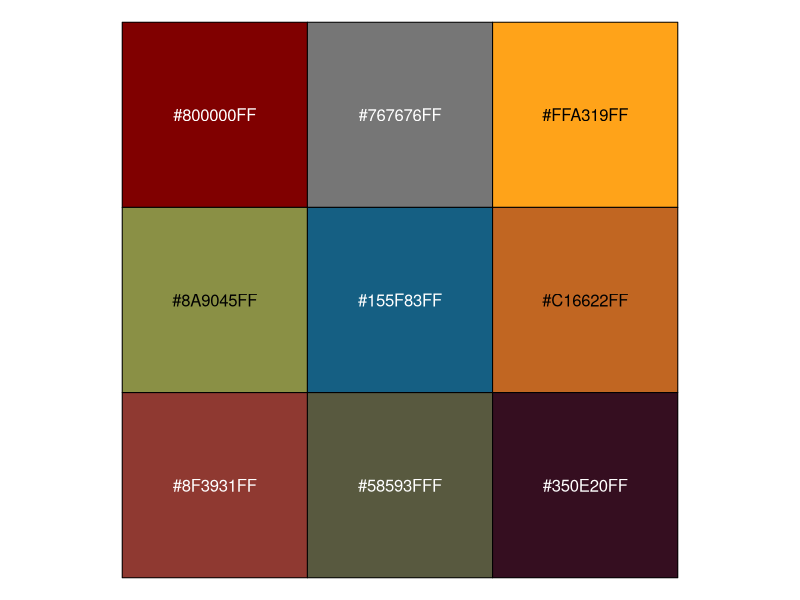

The R script that drew this image:
## ---- chunk 1
library(readxl)
library(scales)
library(ggsci)
library(ggplot2)
library(MASS)
library(emmeans)
library(cowplot)
library(rstatix)
## ---- chunk 2
show_col(pal_uchicago("default")(9))
col_vec <- c(pal_uchicago("default")(9)[1],pal_uchicago("default")(9)[3],pal_uchicago("default")(9)[5],pal_uchicago("default")(9)[2])
## ---- chunk 3
res <- read_excel("./230719_Lactate_Experiment.xlsx")

#take out background
res <- res[-1,]

res$Day <- sapply(strsplit(res$Condtion,"_"),"[",1)
res$Diff <- sapply(strsplit(res$Condtion,"_"),"[",2)
res$Cond <- sapply(strsplit(res$Condtion,"_"),"[",3)
res$repl <- sapply(strsplit(res$Condtion,"_"),"[",4)
colnames(res)[which(colnames(res)=="Mean-Glo")] <- "Val"

res$Cond <- paste0("pLNA-",res$Cond)
res$Cond <- factor(res$Cond, levels = c("pLNA-Ctrl","pLNA-1229"))

res$Day <- gsub("D","Day ",res$Day)
## ---- chunk 4
res <- res[res$Diff != "Glo",]
## ---- chunk 5
res$Diff <- tolower(res$Diff)
res$Diff <- factor(res$Diff,levels = c("m1","m2","m3","m4"))
## ---- chunk 6
res1 <- res[res$Day == "Day 27",]
res2 <- res[res$Day == "Day 36",]
## ---- chunk 7
res1b <- aggregate(res1$Val, res1[,c("Day","Diff","Cond")],mean)
colnames(res1b)[which(colnames(res1b)=="x")] <- "Val"
## ---- chunk 8
res1b <- res1b[order(res1b$Diff),]
res2 <- res2[order(res2$Diff),]
## ---- chunk 9
#Day27
Day27_Ctrl <- res1b[res1b$Cond == "pLNA-Ctrl","Val"]
Day27_1229 <- res1b[res1b$Cond == "pLNA-1229","Val"]

t.test(Day27_Ctrl,Day27_1229, paired = TRUE, alternative = "two.sided")

mod1 <- lm(Val ~ Cond + Diff,res1b)
s1 <- emmeans(mod1, trt.vs.ctrl ~ Cond , ref="pLNA-Ctrl")

s1_df <- as.data.frame(s1$contrasts)
s1_df$group1 <- "pLNA-Ctrl"
s1_df$group2 <- s1_df$contrast
s1_df$group2 <- gsub("\\) - \\(pLNA-Ctrl\\)","",s1_df$group2)
s1_df$group2 <- gsub("\\(", "",s1_df$group2)
s1_df <- add_significance(s1_df,p.col = "p.value")
s1_df$Day <- "Day 27"
## ---- chunk 10
#Day36
Day36_Ctrl <- res2[res2$Cond == "pLNA-Ctrl","Val", drop = TRUE]
Day36_1229 <- res2[res2$Cond == "pLNA-1229","Val", drop = TRUE]

t.test(Day36_Ctrl,Day36_1229, paired = TRUE, alternative = "two.sided")

mod2 <- lm(Val ~ Cond + Diff,res2)
s2 <- emmeans(mod2, trt.vs.ctrl ~ Cond , ref="pLNA-Ctrl")

s2_df <- as.data.frame(s2$contrasts)
s2_df$group1 <- "pLNA-Ctrl"
s2_df$group2 <- s2_df$contrast
s2_df$group2 <- gsub("\\) - \\(pLNA-Ctrl\\)","",s2_df$group2)
s2_df$group2 <- gsub("\\(", "",s2_df$group2)
s2_df <- add_significance(s2_df,p.col = "p.value")
s2_df$Day <- "Day 36"
## ---- chunk 11
st_df <- rbind(s1_df,s2_df)
## ---- chunk 12
res_plot <- rbind(res1b,res2[,c("Day","Diff","Cond","Val")])

y_pos <- c()
for(i in st_df$Day) {
  ll <- max(res_plot[res_plot$Day == i,"Val"])
  y_pos <- c(y_pos,ll)
}

st_df$y_pos <- y_pos*1.075
## ---- chunk 13
p1 <- ggplot(res_plot, aes(x = Cond, y = Val)) +
  geom_bar(stat = "summary", fun = "mean", color = "gray7",
           fill = "white", linewidth = 1, show.legend = FALSE) +
  geom_point(aes(colour = Diff), 
             size = 2, show.legend = TRUE) +
  ylab("Lactate Luminescence") +
  theme_classic()+
  scale_color_manual(values = col_vec) +
  ggsignif::geom_signif(
    data = st_df,
    aes(xmin = group1, xmax = group2, annotations = p.value.signif, y_position = y_pos),
    textsize = 4, vjust = -0.1, size = 0.75, manual = TRUE
  ) +
  facet_wrap(~Day) +
  scale_y_continuous(labels = scales::label_scientific()) + 
  coord_cartesian(ylim = c(NA,9500000)) +
  theme(strip.text.x = element_text(size = rel(1.1)),
        strip.placement = "inside",
        text = element_text(size = 16), 
        axis.title.x=element_blank(),
        axis.text.x = element_text(size = rel(1))) +
  guides(color = guide_legend(title = "Diff.")) +
  scale_x_discrete(labels=c("pLNA-\nCtrl","pLNA-\n1229"))

ggsave2("./Lactate.png",p1, width = 6,height = 5, bg = "white")
